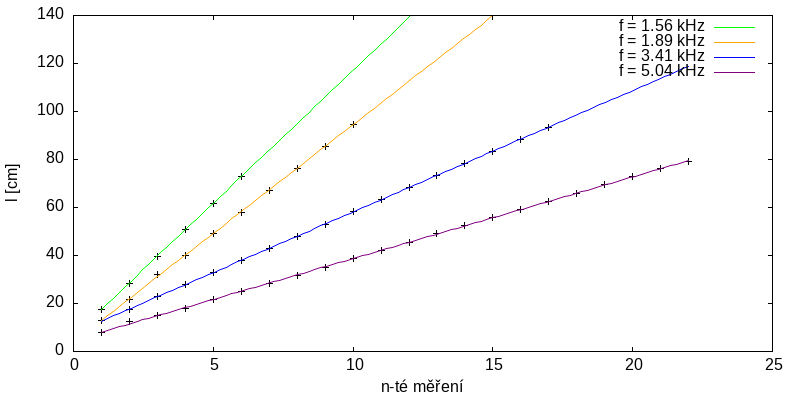

Write gnuplot code to recreate this figure.
set ylabel "l [cm]"
set yrange [0:140]

set xlabel "n-té měření"

set style data points

f5(x) = a5*x + b5
f4(x) = a4*x + b4
f3(x) = a3*x + b3
f2(x) = a2*x + b2

fit f5(x) "vlnova_delka5" u 1:(100-$2) via a5,b5
fit f4(x) "vlnova_delka4" u 1:(100-$2) via a4,b4
fit f3(x) "vlnova_delka3" u 1:(100-$2) via a3,b3
fit f2(x) "vlnova_delka2" u 1:(100-$2) via a2,b2

set term png size 800,400
set output "vlnova_delka.png"

# Define line styles
set style line 1 lt rgb "#000000" lw 1
set style line 2 lt rgb "#00ff00" lw 1  # Green
set style line 3 lt rgb "#0000ff" lw 1  # Blue
set style line 4 lt rgb "#ffa500" lw 1  # Orange
set style line 5 lt rgb "#800080" lw 1  # Purple

set label 1 sprintf("%.2f", a5) at graph 1.2, graph 0.9

plot \
  "vlnova_delka5" u 1:(100-$2) ls 1 title "", \
  "vlnova_delka4" u 1:(100-$2) ls 1 title "", \
  "vlnova_delka3" u 1:(100-$2) ls 1 title "", \
  "vlnova_delka2" u 1:(100-$2) ls 1 title "", \
  f2(x) ls 2 title "f = 1.56 kHz", \
  f3(x) ls 4 title "f = 1.89 kHz", \
  f5(x) ls 3 title "f = 3.41 kHz", \
  f4(x) ls 5 title "f = 5.04 kHz"
